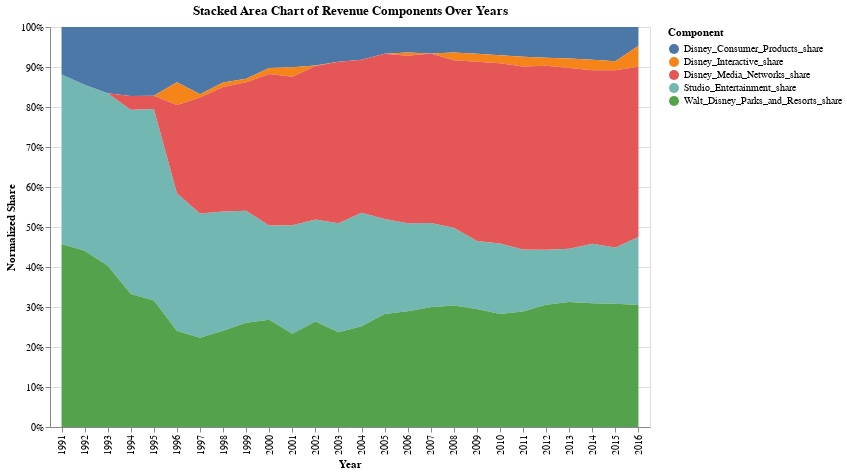

The cell this chart's notebook holds for it:
### Code cell
revenue_share_melted = revenue_share.melt(id_vars='Year', var_name='Component', value_name='Share')

revenue_share_viz = alt.Chart(revenue_share_melted).mark_area().encode(
    x=alt.X('Year:O', title='Year'),
    y=alt.Y('sum(Share):Q', stack='normalize', title='Normalized Share'),
    color='Component:N',
    tooltip=['Year', 'Component', 'Share']
).properties(
    width=600,
    height=400,
    title='Stacked Area Chart of Revenue Components Over Years'
)

revenue_share_viz

### Figure 1 — Vega-Lite specification as saved in the notebook (floating-point values rounded to 4 significant figures; data arrays with more than 128 entries replaced by an {"elided": "..."} marker saying what was removed)
{"config": {"view": {"continuousWidth": 400, "continuousHeight": 300}}, "data": {"name": "data-0530b5716a24621f3f2a1bef0450b701"}, "mark": "area", "encoding": {"color": {"type": "nominal", "field": "Component"}, "tooltip": [{"type": "quantitative", "field": "Year"}, {"type": "nominal", "field": "Component"}, {"type": "quantitative", "field": "Share"}], "x": {"type": "ordinal", "field": "Year", "title": "Year"}, "y": {"type": "quantitative", "aggregate": "sum", "field": "Share", "stack": "normalize", "title": "Normalized Share"}}, "height": 400, "title": "Stacked Area Chart of Revenue Components Over Years", "width": 600, "$schema": "https://vega.github.io/schema/vega-lite/v4.8.1.json", "datasets": {"data-0530b5716a24621f3f2a1bef0450b701": {"elided": "130 records"}}}
